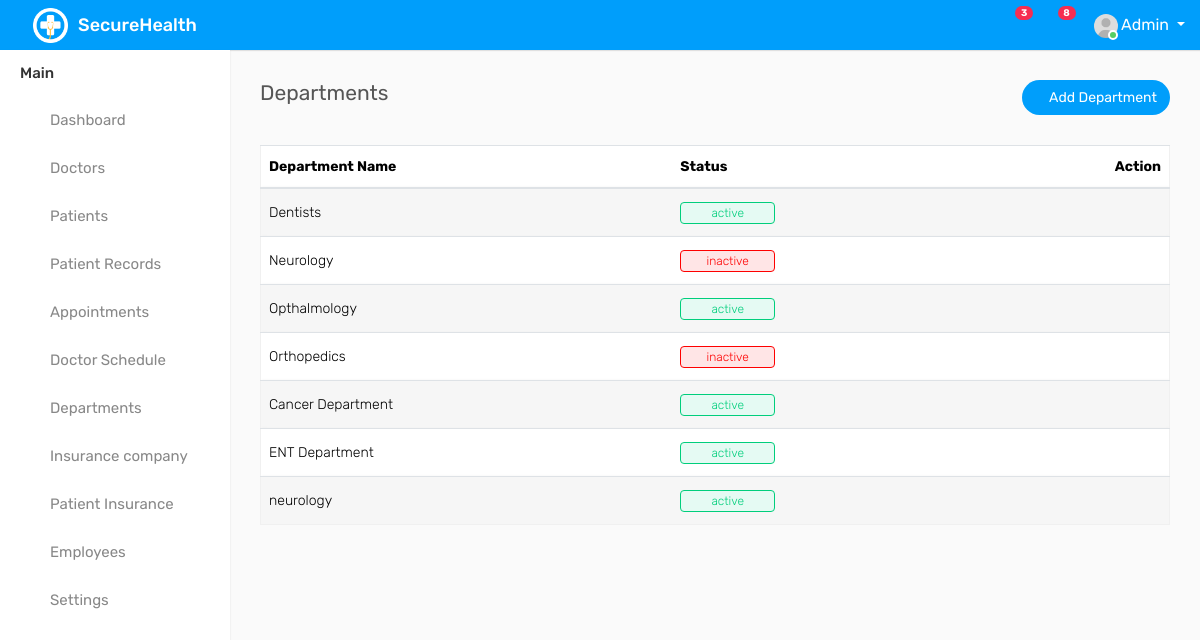
The app's page /departments (signed in) with its own data.
### secureHealth/models.py (models this page shows, shortened)
class departmentData(models.Model):
    department_name = models.CharField(max_length=60)
    message = models.TextField()
    status = models.CharField(max_length=20)
    hospital_name = models.TextField(default="cm hospital")
    class Meta:
        verbose_name_plural="Departments Available"

### secureHealth/views.py (the view)
# urls.py: path('departments',views.departments,name="departments"),
def departments(request):
    hospital = request.session['hospital']
    department_details = departmentData.objects.filter(hospital_name=hospital)
    return render(request,'secureHealth/departments.html',{'departments':department_details})

### secureHealth/templates/secureHealth/departments.html (shortened to what this page needs)
{% extends 'secureHealth/base.html' %}
{% load static %}
{% block content %}
<div class="col-sm-5 col-5">
    <h4 class="page-title">Departments</h4>
</div>
<div class="col-sm-7 col-7 text-right m-b-30">
    <a href="{% url 'adddepartment'%}" class="btn btn-primary btn-rounded"><i class="fa fa-plus"></i> Add Department</a>
</div>
</div>
<div class="row">
<div class="col-md-12">
    <div class="table-responsive">
        <table class="table table-striped custom-table mb-0 datatable">
            <thead>
                <tr>
                    <th>Department Name</th>
                    <th>Status</th>
                    <th class="text-right">Action</th>
                </tr>
            </thead>
            <tbody>
                {% for department in  departments %}
                <tr>
                    <td>{{department.department_name}}</td>
                    <td>
                        {% if department.status == "active" %}
                            <span class="custom-badge status-green">{{department.status}}</span>
                        {% else %}
                            <span class="custom-badge status-red">{{department.status}}</span>
                        {% endif %}
                    </td>
                    <td class="text-right">
                        <div class="dropdown dropdown-action">
                            <a href="#" class="action-icon dropdown-toggle" data-toggle="dropdown" aria-expanded="false"><i class="fa fa-ellipsis-v"></i></a>
                        </div>
                    </td>
                </tr>
                {% endfor %}
            </tbody>
        </table>
    </div>
</div>
</div>
{% endblock %}

### records on screen
departmentData: department_name "Dentists", status "active"
departmentData: department_name "Neurology", status "inactive"
departmentData: department_name "Opthalmology", status "active"
departmentData: department_name "Orthopedics", status "inactive"
departmentData: department_name "Cancer Department", status "active"
departmentData: department_name "ENT Department", status "active"
departmentData: department_name "neurology", status "active"
